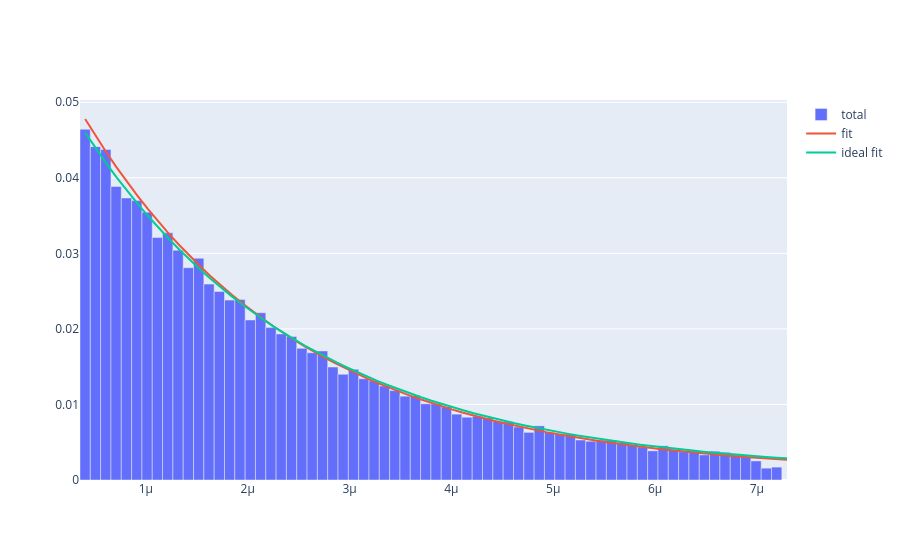

Write notebook code for a chart like this one.
### Markdown cell above
## Plot result + Discrepancy analysis

### Code cell
count,edges = np.histogram(data_refact , n_bins_void)


fig = go.Figure()
fig.add_trace(go.Bar(x=edges[:-1], y=count/len(data_refact), name='total', width=np.diff(edges)))

x_fit = np.linspace(min(data_refact) , max(data_refact) , n_bins_void)
y_fit = exp_unif_pdf( x_fit , min(data_refact) , max(data_refact), *full_analysis.values)*np.diff( edges )[0]
y_ideal_fit = exp_unif_pdf(x_fit , min(data_refact) , max(data_refact), full_analysis.values["freq_exp1"], TAU_MU , 0)*np.diff(edges)[0]
fig.add_trace(go.Scatter(x=x_fit, y=y_fit, mode='lines', name='fit', line=dict(shape='linear')))
fig.add_trace(go.Scatter(x=x_fit, y=y_ideal_fit, mode='lines', name='ideal fit', line=dict(shape='linear')))
